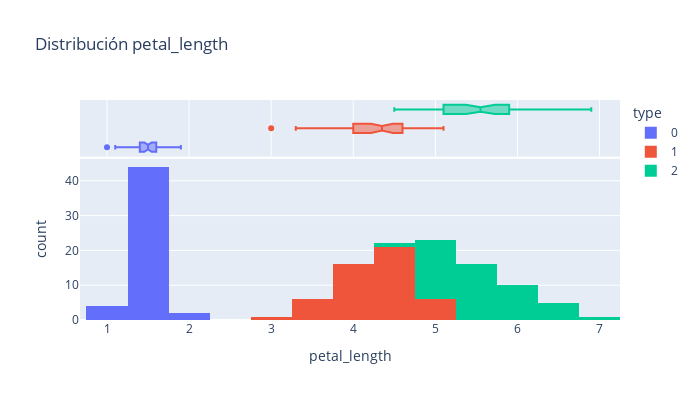

The notebook cell saved with this chart:
### Code cell
# Visualizar histograma de variable 2
hist_plot02 = px.histogram(
    df, 
    x = v[1], 
    title = f"Distribución {v[1]}", 
    color = "type", 
    marginal = "box", 
    width = 700, 
    height = 400
)
hist_plot02.show()

### Figure 1 — Plotly figure (JSON) as saved in the notebook; plotly's stock layout.template omitted (floating-point values rounded to 4 significant figures)
{"data": [{"alignmentgroup": "True", "bingroup": "x", "hovertemplate": "type=0<br>petal_length=%{x}<br>count=%{y}<extra></extra>", "legendgroup": "0", "marker": {"color": "#636efa", "pattern": {"shape": ""}}, "name": "0", "offsetgroup": "0", "orientation": "v", "showlegend": true, "type": "histogram", "x": [1.4, 1.4, 1.3, 1.5, 1.4, 1.7, 1.4, 1.5, 1.4, 1.5, 1.5, 1.6, 1.4, 1.1, 1.2, 1.5, 1.3, 1.4, 1.7, 1.5, 1.7, 1.5, 1, 1.7, 1.9, 1.6, 1.6, 1.5, 1.4, 1.6, 1.6, 1.5, 1.5, 1.4, 1.5, 1.2, 1.3, 1.4, 1.3, 1.5, 1.3, 1.3, 1.3, 1.6, 1.9, 1.4, 1.6, 1.4, 1.5, 1.4], "xaxis": "x", "yaxis": "y"}, {"alignmentgroup": "True", "hovertemplate": "type=0<br>petal_length=%{x}<extra></extra>", "legendgroup": "0", "marker": {"color": "#636efa"}, "name": "0", "notched": true, "offsetgroup": "0", "showlegend": false, "type": "box", "x": [1.4, 1.4, 1.3, 1.5, 1.4, 1.7, 1.4, 1.5, 1.4, 1.5, 1.5, 1.6, 1.4, 1.1, 1.2, 1.5, 1.3, 1.4, 1.7, 1.5, 1.7, 1.5, 1, 1.7, 1.9, 1.6, 1.6, 1.5, 1.4, 1.6, 1.6, 1.5, 1.5, 1.4, 1.5, 1.2, 1.3, 1.4, 1.3, 1.5, 1.3, 1.3, 1.3, 1.6, 1.9, 1.4, 1.6, 1.4, 1.5, 1.4], "xaxis": "x2", "yaxis": "y2"}, {"alignmentgroup": "True", "bingroup": "x", "hovertemplate": "type=1<br>petal_length=%{x}<br>count=%{y}<extra></extra>", "legendgroup": "1", "marker": {"color": "#EF553B", "pattern": {"shape": ""}}, "name": "1", "offsetgroup": "1", "orientation": "v", "showlegend": true, "type": "histogram", "x": [4.7, 4.5, 4.9, 4, 4.6, 4.5, 4.7, 3.3, 4.6, 3.9, 3.5, 4.2, 4, 4.7, 3.6, 4.4, 4.5, 4.1, 4.5, 3.9, 4.8, 4, 4.9, 4.7, 4.3, 4.4, 4.8, 5, 4.5, 3.5, 3.8, 3.7, 3.9, 5.1, 4.5, 4.5, 4.7, 4.4, 4.1, 4, 4.4, 4.6, 4, 3.3, 4.2, 4.2, 4.2, 4.3, 3, 4.1], "xaxis": "x", "yaxis": "y"}, {"alignmentgroup": "True", "hovertemplate": "type=1<br>petal_length=%{x}<extra></extra>", "legendgroup": "1", "marker": {"color": "#EF553B"}, "name": "1", "notched": true, "offsetgroup": "1", "showlegend": false, "type": "box", "x": [4.7, 4.5, 4.9, 4, 4.6, 4.5, 4.7, 3.3, 4.6, 3.9, 3.5, 4.2, 4, 4.7, 3.6, 4.4, 4.5, 4.1, 4.5, 3.9, 4.8, 4, 4.9, 4.7, 4.3, 4.4, 4.8, 5, 4.5, 3.5, 3.8, 3.7, 3.9, 5.1, 4.5, 4.5, 4.7, 4.4, 4.1, 4, 4.4, 4.6, 4, 3.3, 4.2, 4.2, 4.2, 4.3, 3, 4.1], "xaxis": "x2", "yaxis": "y2"}, {"alignmentgroup": "True", "bingroup": "x", "hovertemplate": "type=2<br>petal_length=%{x}<br>count=%{y}<extra></extra>", "legendgroup": "2", "marker": {"color": "#00cc96", "pattern": {"shape": ""}}, "name": "2", "offsetgroup": "2", "orientation": "v", "showlegend": true, "type": "histogram", "x": [6, 5.1, 5.9, 5.6, 5.8, 6.6, 4.5, 6.3, 5.8, 6.1, 5.1, 5.3, 5.5, 5, 5.1, 5.3, 5.5, 6.7, 6.9, 5, 5.7, 4.9, 6.7, 4.9, 5.7, 6, 4.8, 4.9, 5.6, 5.8, 6.1, 6.4, 5.6, 5.1, 5.6, 6.1, 5.6, 5.5, 4.8, 5.4, 5.6, 5.1, 5.1, 5.9, 5.7, 5.2, 5, 5.2, 5.4, 5.1], "xaxis": "x", "yaxis": "y"}, {"alignmentgroup": "True", "hovertemplate": "type=2<br>petal_length=%{x}<extra></extra>", "legendgroup": "2", "marker": {"color": "#00cc96"}, "name": "2", "notched": true, "offsetgroup": "2", "showlegend": false, "type": "box", "x": [6, 5.1, 5.9, 5.6, 5.8, 6.6, 4.5, 6.3, 5.8, 6.1, 5.1, 5.3, 5.5, 5, 5.1, 5.3, 5.5, 6.7, 6.9, 5, 5.7, 4.9, 6.7, 4.9, 5.7, 6, 4.8, 4.9, 5.6, 5.8, 6.1, 6.4, 5.6, 5.1, 5.6, 6.1, 5.6, 5.5, 4.8, 5.4, 5.6, 5.1, 5.1, 5.9, 5.7, 5.2, 5, 5.2, 5.4, 5.1], "xaxis": "x2", "yaxis": "y2"}], "layout": {"barmode": "relative", "height": 400, "legend": {"title": {"text": "type"}, "tracegroupgap": 0}, "title": {"text": "Distribución petal_length"}, "width": 700, "xaxis": {"anchor": "y", "domain": [0, 1], "title": {"text": "petal_length"}}, "xaxis2": {"anchor": "y2", "domain": [0, 1], "matches": "x", "showgrid": true, "showticklabels": false}, "yaxis": {"anchor": "x", "domain": [0, 0.7326], "title": {"text": "count"}}, "yaxis2": {"anchor": "x2", "domain": [0.7426, 1], "matches": "y2", "showgrid": false, "showline": false, "showticklabels": false, "ticks": ""}}}
